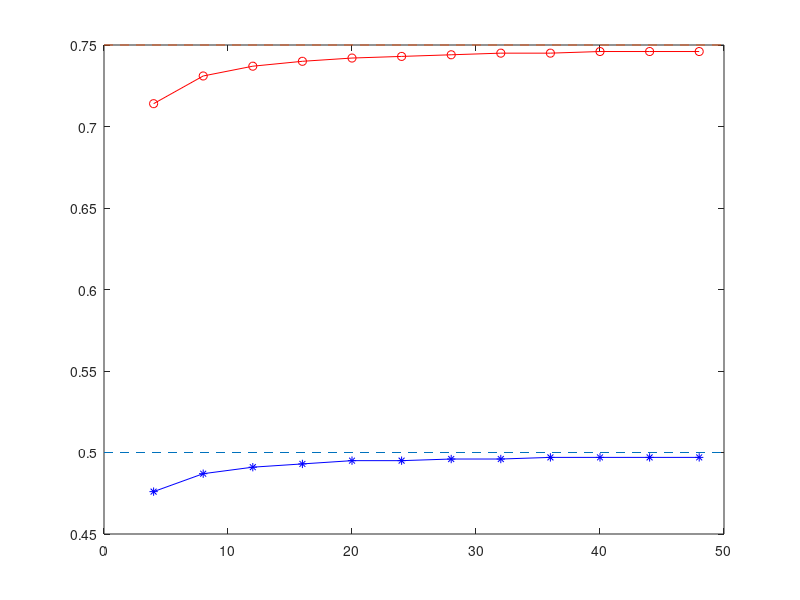

Reproduce this figure in MATLAB.
x=[4,8,12,16,20,24,28,32,36,40,44,48]
a=[0.476,0.487,0.491,0.493,0.495,0.495,0.496,0.496,0.497,0.497,0.497,0.497]
b=[0.714,0.731,0.737,0.740,0.742,0.743,0.744,0.745,0.745,0.746,0.746,0.746]
ylim([0.0 0.8])
plot([0 50],[0.5 0.5],'linestyle','--')
hold on
plot(x,a,'-b*',x,b,'-or')
hold on
plot([0 50],[0.75 0.75],'linestyle','--')